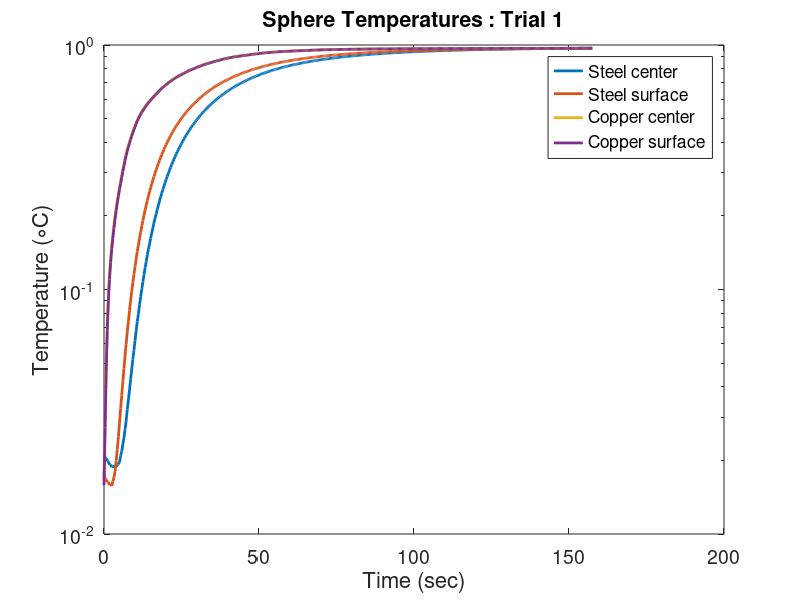
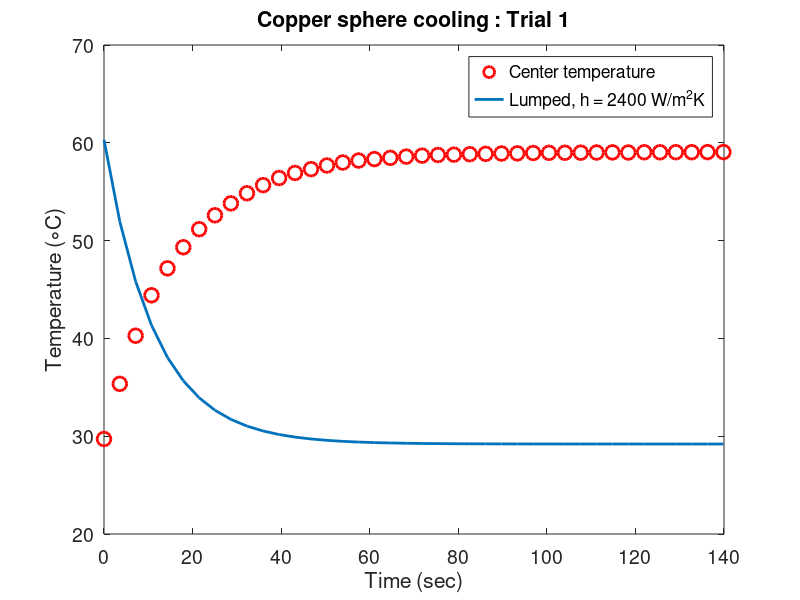
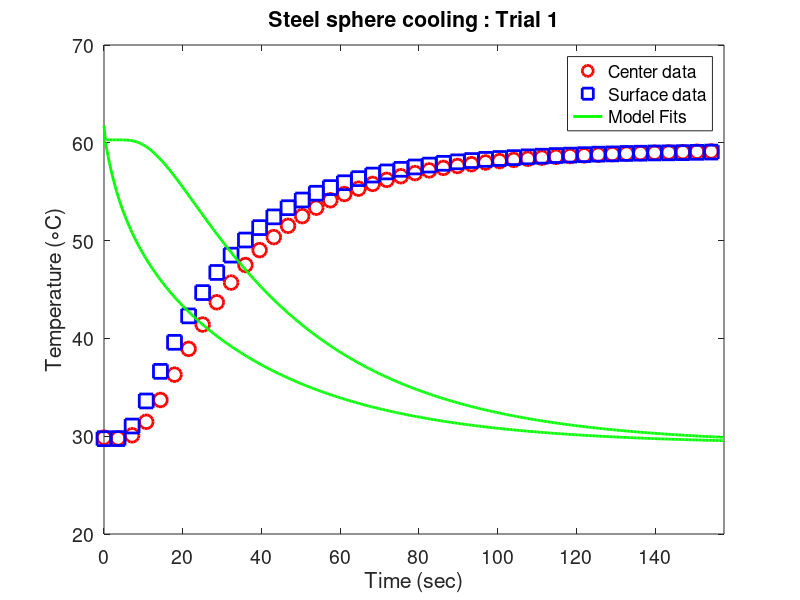
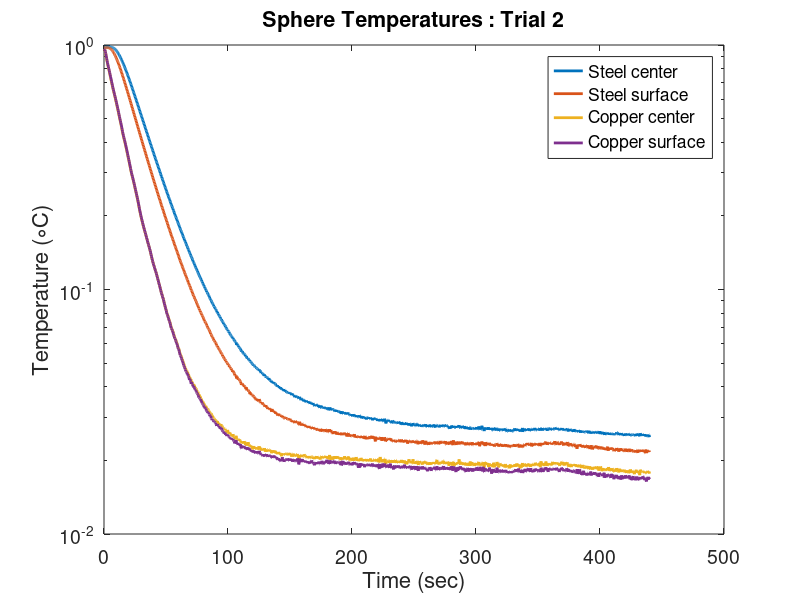

MATLAB code for these plots, in order:
function Heat_Conduction_Lab()
clc
close all
clear all

% default plotting style
fs = 16;    % font size
ms = 10;    % marker size
lw = 2;     % line width

load('SphereData.mat')

for trial = 1:length(sphere_data)
    t = sphere_data(trial).time;    % Time (sec)
    %T = s.data(:,2:11);  % Disc temperatures (C)
    T = [sphere_data(trial).ss_cent,sphere_data(trial).ss_surf,sphere_data(trial).cu_surf,sphere_data(trial).cu_cent];    % Sphere temperatures (C)
    
    %%% Plot the the data
    figure
    T_i = 60;
    T_inf = 29.2;
    theta = (T - T_inf)./(T_i - T_inf);
    semilogy(t,theta,'linewidth',lw)
    legend('Steel center','Steel surface','Copper center','Copper surface')
    set(gca,'FontSize',fs-2);
    xlabel('Time (sec)','Fontsize',fs)
    ylabel('Temperature (\circC)','Fontsize',fs)
    plot_title = sprintf('Sphere Temperatures : Trial %d',trial);
    title(plot_title)
    
    
    %%% Fit the copper sphere cooling curves
    figure
    T_inf = 29.2;
    T_i = 60.3;
    r = 0.023875;   % radius (m)
    V = (4/3)*pi*r^3;
    As = 4*pi*r^2;
    h = 2400;
    rho = 8933; % kg/m^3
    cp = 385;   % J/kgK
    tau = rho*cp*V/(h*As);  % timne constant (sec)
    T_copper = T_inf + (T_i-T_inf)*exp(-t/tau);
    
    plot(t(1:10:400),T(1:10:400,3),'ro','linewidth',lw,'markersize',ms)
    hold on
    plot(t(1:10:400),T_copper(1:10:400),'linewidth',lw)
    cu_title = sprintf('Copper sphere cooling : Trial %d',trial);
    title(cu_title,'Fontsize',fs)
    xlabel('Time (sec)','Fontsize',fs)
    ylabel('Temperature (\circC)','Fontsize',fs)
    legend('Center temperature','Lumped, h = 2400 W/m^2K')
    set(gca,'FontSize',fs-2);
    
    
    %%%
    % Steel sphere cooling curves
    figure
    plot(t(1:10:end),T(1:10:end,1),'ro','linewidth',lw,'markersize',ms)    % plot the center data
    hold on
    plot(t(1:10:end),T(1:10:end,2),'bs','linewidth',lw,'markersize',ms)    % plot the edge data
    
    h = 1250;   % adjustable guess for h
    rho = 8238; % kg/m^3
    cp = 468;   % J/kgK
    k = 13.4;   % W/mK
    alpha = k./(rho*cp);
    Bi = h*r/k;
    r = 0.023875;   % radius (m)
    V = (4/3)*pi*r^3;
    As = 4*pi*r^2;
    tau = rho*cp*V/(h*As);  % lumped time constant
    
    % Find the first 15 series terms
    clear lambda lambda_new
    lambda = linspace(0,50,1000000);
    % plot(lambda/pi,cot(lambda))
    % hold on
    % plot(lambda/pi,(1-Bi)./lambda)
    % break
    
    tol = 1e-4;
    lambda = lambda(abs(cot(lambda) - (1-Bi)./lambda) < tol);  % find intersections
    j = 1;  % index for temporary lambda vector
    for i = 1:length(lambda) - 1    % remove duplicates
        if abs(lambda(i)-lambda(i+1)) > tol
            lambda_new(j) = lambda(i);
            j = j+1;
        end
    end
    
    lambda = lambda_new;
    disp("Lambda:")
    disp(lambda)
    % length(lambda);      % check that there are 15 values
    % plot(lambda,cot(lambda),'rs','linewidth',lw,'markersize',ms)
    % ylim([-5 5])
    % break
    
    A = 2*(sin(lambda) - lambda.*cos(lambda))./(lambda - sin(lambda).*cos(lambda));
    f = sin(0.9*lambda)./(0.9*lambda);    % position function f at the surface r = ro
    Fo = alpha*t./r.^2;
    T_center_model = ones(size(t)); % pre-allocate
    T_surface_model = ones(size(t));
    
    for i = 1:length(t)
        T_center_model(i) = T_inf+(T_i-T_inf)*sum(A.*exp(-lambda.^2*Fo(i)));
        T_surface_model(i) = T_inf+(T_i-T_inf)*sum(A.*exp(-lambda.^2*Fo(i)).*f);
    end
    
    plot(t,T_center_model,'g','linewidth',lw)   % plot the model
    plot(t,T_surface_model,'g','linewidth',lw)   % plot the model
    % T_steel = T_inf + (T_i-T_inf)*exp(-t/tau); % lumped
    % plot(t(1:10:600),T_steel(1:10:600))
    xlim([0 max(t)])
    ss_title = sprintf('Steel sphere cooling : Trial %d',trial);
    title(ss_title,'Fontsize',fs)
    xlabel('Time (sec)','Fontsize',fs)
    ylabel('Temperature (\circC)','Fontsize',fs)
    legend('Center data','Surface data','Model Fits')
    set(gca,'FontSize',fs-2);
    
end

end





